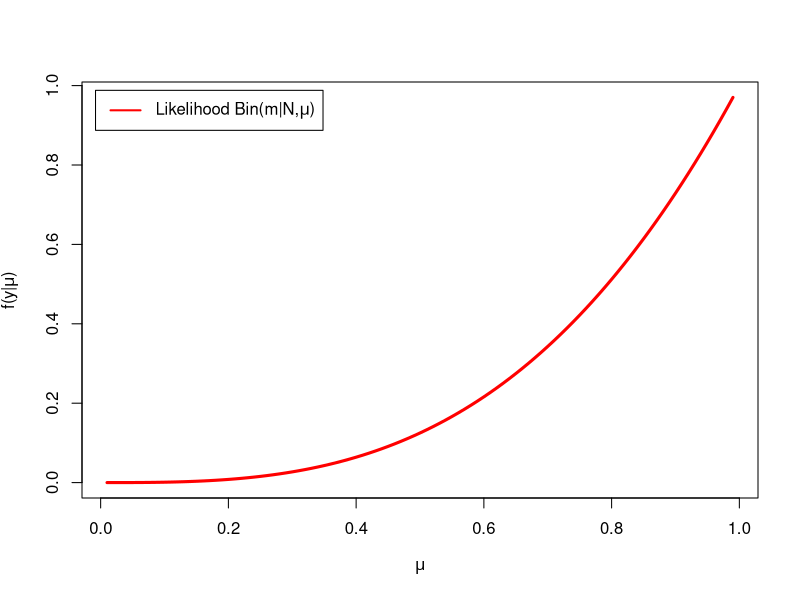
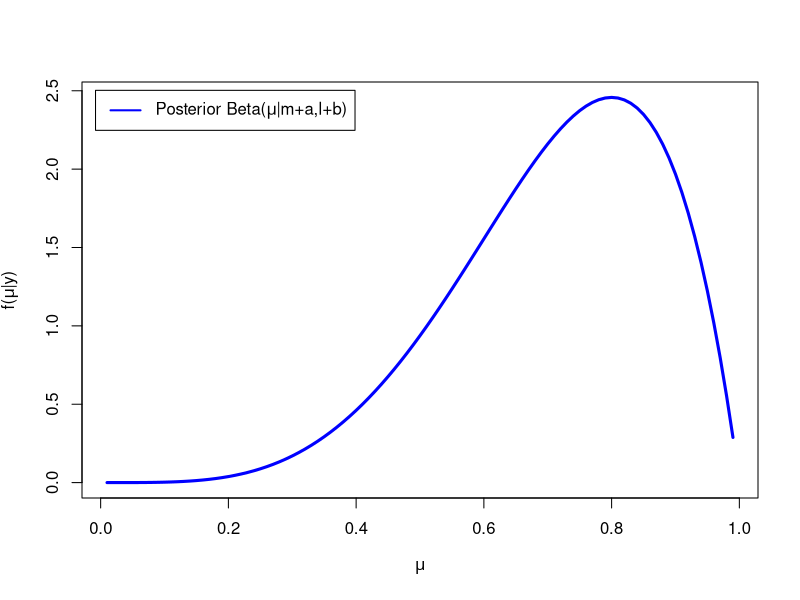
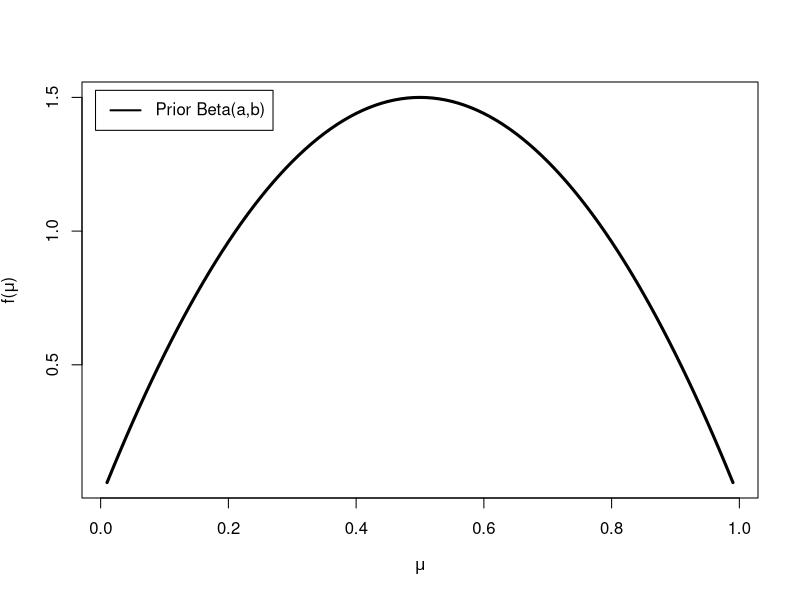

The R source for these figures, in order:
N <- 3
m <- 3
a <- 2
b <- 2

#par(mfrow=c(1,1))
#par(mar = c(1, 1, .0001, .0001))

dev.off()
graphics.off()

mu <- seq(from=0.01,to=0.99,by=0.01)
plot(mu,dbinom(N,m,mu),type="l",lwd = 3, col="red",xlab = expression(mu),ylab = expression(paste('f(y|', mu, ')')))
legend('topleft', inset = .02, legend = expression(paste("Likelihood Bin(m|N,",mu,")")), col = c('red'), lwd = 2)

plot(mu,dbeta(mu,N+a,N-m+b),type="l",lwd = 3,col="blue",xlab = expression(mu),ylab = expression(paste('f(', mu, '|y)')))
legend('topleft', inset = .02, legend = expression(paste("Posterior Beta(",mu,"|m+a,l+b)")), col = c('blue'), lwd = 2)

plot(mu,dbeta(mu,a,b),type="l",lwd = 3,col="black",xlab = expression(mu),ylab = expression(paste('f(', mu, ')')))
legend('topleft', inset = .02, legend = expression(paste("Prior Beta(a,b)")), col = c('black'), lwd = 2)
